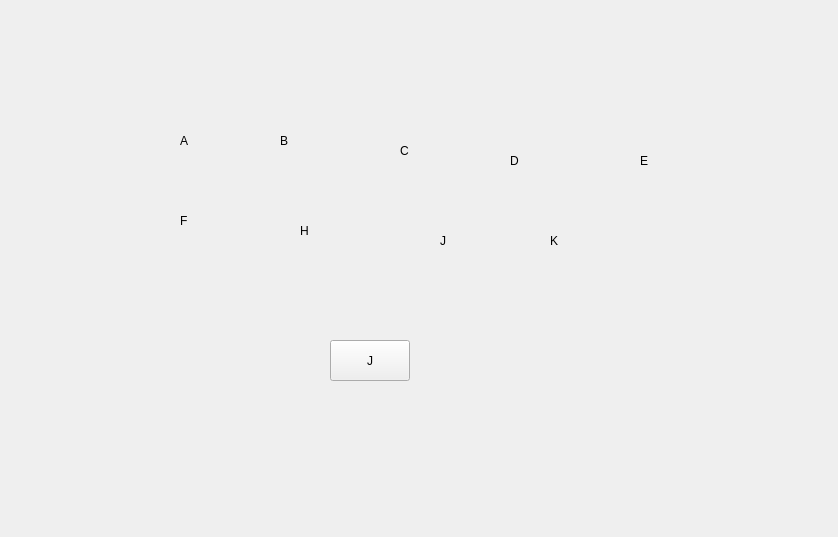
<?xml version="1.0" encoding="UTF-8"?>
<ui version="4.0">
 <class>trans</class>
 <widget class="QWidget" name="trans">
  <property name="geometry">
   <rect>
    <x>0</x>
    <y>0</y>
    <width>838</width>
    <height>537</height>
   </rect>
  </property>
  <property name="windowTitle">
   <string>Form</string>
  </property>
  <widget class="QLabel" name="label">
   <property name="geometry">
    <rect>
     <x>180</x>
     <y>120</y>
     <width>54</width>
     <height>41</height>
    </rect>
   </property>
   <property name="text">
    <string>A</string>
   </property>
  </widget>
  <widget class="QLabel" name="label_2">
   <property name="geometry">
    <rect>
     <x>280</x>
     <y>120</y>
     <width>54</width>
     <height>41</height>
    </rect>
   </property>
   <property name="text">
    <string>B</string>
   </property>
  </widget>
  <widget class="QLabel" name="label_3">
   <property name="geometry">
    <rect>
     <x>400</x>
     <y>130</y>
     <width>54</width>
     <height>41</height>
    </rect>
   </property>
   <property name="text">
    <string>C</string>
   </property>
  </widget>
  <widget class="QLabel" name="label_4">
   <property name="geometry">
    <rect>
     <x>510</x>
     <y>140</y>
     <width>54</width>
     <height>41</height>
    </rect>
   </property>
   <property name="text">
    <string>D</string>
   </property>
  </widget>
  <widget class="QLabel" name="label_5">
   <property name="geometry">
    <rect>
     <x>640</x>
     <y>140</y>
     <width>54</width>
     <height>41</height>
    </rect>
   </property>
   <property name="text">
    <string>E</string>
   </property>
  </widget>
  <widget class="QLabel" name="label_6">
   <property name="geometry">
    <rect>
     <x>180</x>
     <y>200</y>
     <width>54</width>
     <height>41</height>
    </rect>
   </property>
   <property name="text">
    <string>F</string>
   </property>
  </widget>
  <widget class="QLabel" name="label_7">
   <property name="geometry">
    <rect>
     <x>300</x>
     <y>210</y>
     <width>54</width>
     <height>41</height>
    </rect>
   </property>
   <property name="text">
    <string>H</string>
   </property>
  </widget>
  <widget class="QLabel" name="label_8">
   <property name="geometry">
    <rect>
     <x>440</x>
     <y>220</y>
     <width>54</width>
     <height>41</height>
    </rect>
   </property>
   <property name="text">
    <string>J</string>
   </property>
  </widget>
  <widget class="QLabel" name="label_9">
   <property name="geometry">
    <rect>
     <x>550</x>
     <y>220</y>
     <width>54</width>
     <height>41</height>
    </rect>
   </property>
   <property name="text">
    <string>K</string>
   </property>
  </widget>
  <widget class="QPushButton" name="pushButton">
   <property name="geometry">
    <rect>
     <x>330</x>
     <y>340</y>
     <width>80</width>
     <height>41</height>
    </rect>
   </property>
   <property name="text">
    <string>J</string>
   </property>
  </widget>
 </widget>
 <resources/>
 <connections/>
</ui>
